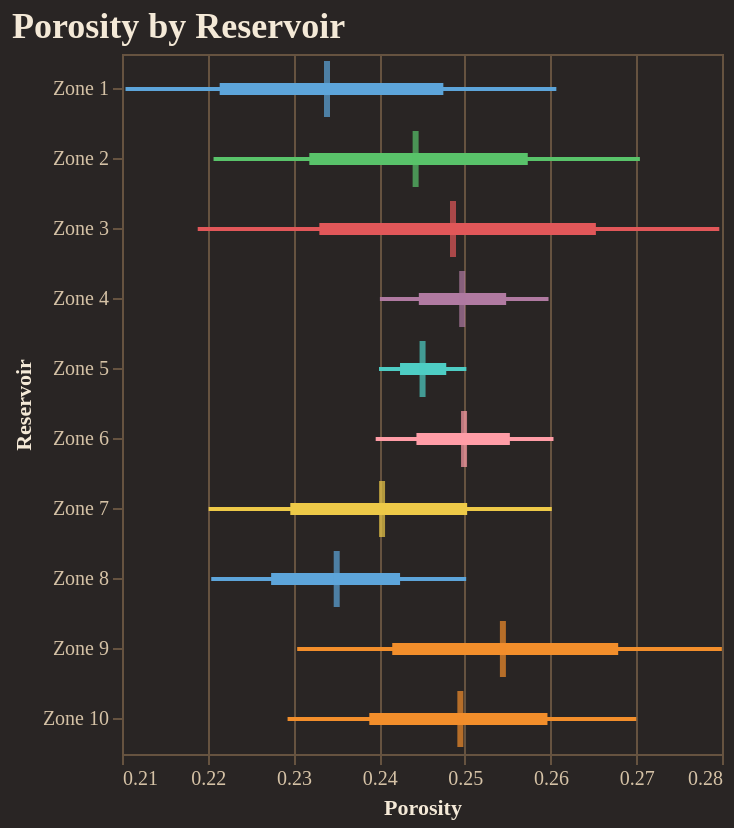

Write notebook code for a chart like this one.
### Code cell
fig = reporter.plotter.forest_plot(
    "Porosity", 
    backend=PLOTTING_BACKEND
)
fig.show()

### Figure 1 — Vega-Lite specification as saved in the notebook (floating-point values rounded to 4 significant figures)
{"config": {"background": "#292524", "view": {"fill": "#292524", "stroke": "#665340"}, "title": {"color": "#f4e9d7", "font": "Merriweather", "fontSize": 18, "fontWeight": 600, "subtitleColor": "#d5c2a6", "anchor": "start"}, "axis": {"domainColor": "#665340", "gridColor": "#665340", "tickColor": "#665340", "labelColor": "#d5c2a6", "titleColor": "#f4e9d7", "labelFont": "Merriweather", "titleFont": "Merriweather"}, "legend": {"titleColor": "#f4e9d7", "labelColor": "#d5c2a6", "labelFont": "Merriweather", "titleFont": "Merriweather", "orient": "top-right", "symbolType": "circle"}, "header": {"labelColor": "#d5c2a6", "titleColor": "#f4e9d7", "labelFont": "Merriweather", "titleFont": "Merriweather"}, "mark": {"color": "#c78d3b"}, "line": {"color": "#c78d3b"}, "bar": {"color": "#c78d3b"}, "point": {"color": "#ddb06d"}, "area": {"color": "#c78d3b", "opacity": 0.35}, "text": {"color": "#f4e9d7", "font": "Merriweather"}, "range": {"category": ["#5DA5DA", "#F28E2B", "#59C36A", "#E15759", "#B07AA1", "#4ECDC4", "#FF9DA7", "#EDC948"]}}, "layer": [{"mark": {"type": "rule", "strokeWidth": 2}, "encoding": {"color": {"field": "group", "legend": null, "type": "nominal"}, "x": {"field": "p10", "scale": {"zero": false}, "title": "Porosity", "type": "quantitative"}, "x2": {"field": "p90"}, "y": {"field": "group", "sort": ["Zone 1", "Zone 2", "Zone 3", "Zone 4", "Zone 5", "Zone 6", "Zone 7", "Zone 8", "Zone 9", "Zone 10"], "title": "Reservoir", "type": "nominal"}}}, {"mark": {"type": "rule", "strokeWidth": 6}, "encoding": {"color": {"field": "group", "legend": null, "type": "nominal"}, "x": {"field": "p25", "scale": {"zero": false}, "title": "Porosity", "type": "quantitative"}, "x2": {"field": "p75"}, "y": {"field": "group", "sort": ["Zone 1", "Zone 2", "Zone 3", "Zone 4", "Zone 5", "Zone 6", "Zone 7", "Zone 8", "Zone 9", "Zone 10"], "title": "Reservoir", "type": "nominal"}}}, {"mark": {"type": "tick", "color": "black", "size": 28, "thickness": 3}, "encoding": {"color": {"field": "group", "legend": null, "type": "nominal"}, "tooltip": [{"field": "group", "title": "Group", "type": "nominal"}, {"field": "p10", "title": "P10", "type": "quantitative"}, {"field": "p25", "title": "P25", "type": "quantitative"}, {"field": "median", "title": "Median", "type": "quantitative"}, {"field": "p75", "title": "P75", "type": "quantitative"}, {"field": "p90", "title": "P90", "type": "quantitative"}], "x": {"field": "median", "scale": {"zero": false}, "title": "Porosity", "type": "quantitative"}, "y": {"field": "group", "sort": ["Zone 1", "Zone 2", "Zone 3", "Zone 4", "Zone 5", "Zone 6", "Zone 7", "Zone 8", "Zone 9", "Zone 10"], "title": "Reservoir", "type": "nominal"}}}], "data": {"name": "data-bce72d5bf5b3413886ecef952a6f1b95"}, "height": 350, "title": "Porosity by Reservoir", "width": "container", "$schema": "https://vega.github.io/schema/vega-lite/v5.20.1.json", "datasets": {"data-bce72d5bf5b3413886ecef952a6f1b95": [{"group": "Zone 1", "p10": 0.2104, "p25": 0.2214, "median": 0.2339, "p75": 0.2475, "p90": 0.2607}, {"group": "Zone 2", "p10": 0.2207, "p25": 0.2319, "median": 0.2443, "p75": 0.2573, "p90": 0.2704}, {"group": "Zone 3", "p10": 0.2188, "p25": 0.233, "median": 0.2486, "p75": 0.2653, "p90": 0.2797}, {"group": "Zone 4", "p10": 0.2401, "p25": 0.2446, "median": 0.2497, "p75": 0.2548, "p90": 0.2598}, {"group": "Zone 5", "p10": 0.24, "p25": 0.2424, "median": 0.2451, "p75": 0.2478, "p90": 0.2502}, {"group": "Zone 6", "p10": 0.2396, "p25": 0.2444, "median": 0.2499, "p75": 0.2552, "p90": 0.2603}, {"group": "Zone 7", "p10": 0.2201, "p25": 0.2296, "median": 0.2403, "p75": 0.2503, "p90": 0.2601}, {"group": "Zone 8", "p10": 0.2204, "p25": 0.2274, "median": 0.235, "p75": 0.2424, "p90": 0.2502}, {"group": "Zone 9", "p10": 0.2304, "p25": 0.2415, "median": 0.2544, "p75": 0.2679, "p90": 0.28}, {"group": "Zone 10", "p10": 0.2293, "p25": 0.2389, "median": 0.2495, "p75": 0.2596, "p90": 0.27}]}}
